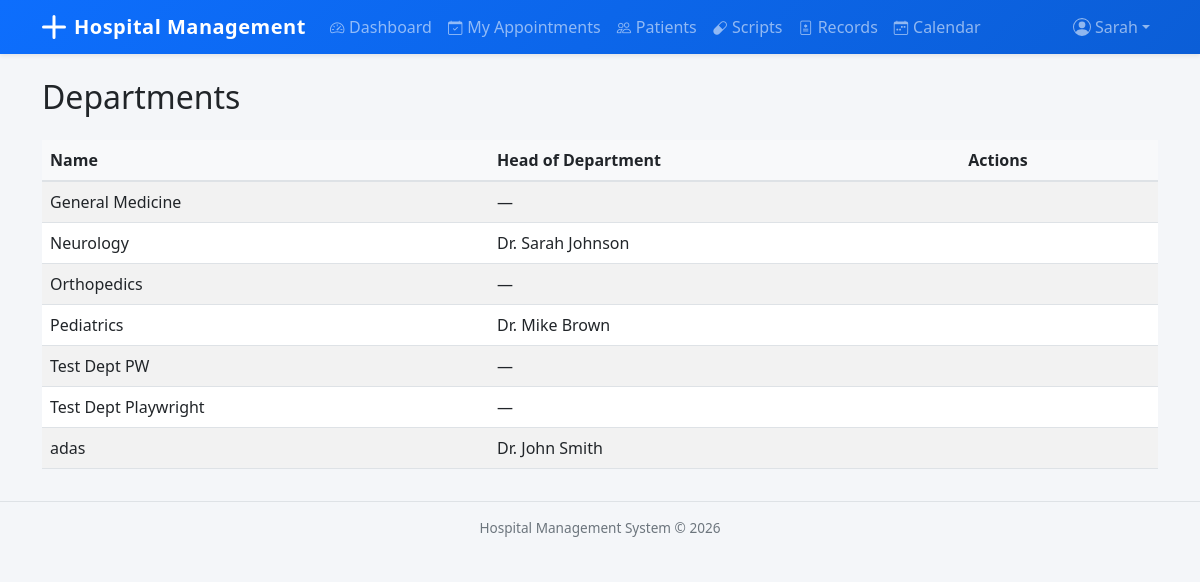
Page /departments/ (signed in) on the earlier database version.
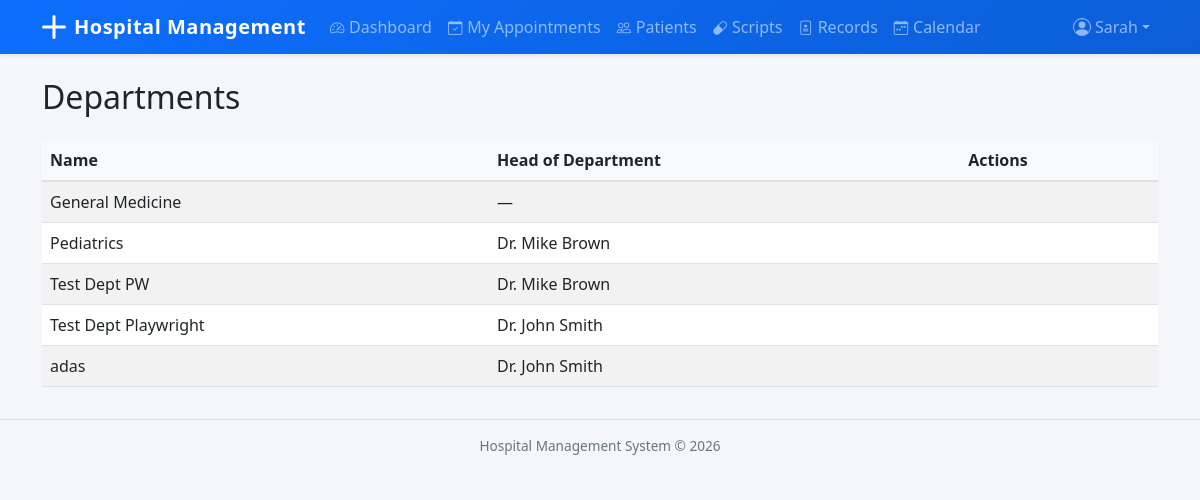
Same page on the later database version.
### departments/models.py (models this page shows, shortened)
class Department(models.Model):
    name = models.CharField(max_length=100, unique=True)
    description = models.TextField(blank=True)
    head_of_department = models.ForeignKey(
        'doctors.Doctor', on_delete=models.SET_NULL,
        null=True, blank=True, related_name='headed_departments'
    )
    class Meta:
        ordering = ['name']

### doctors/models.py (models this page shows)
class Doctor(models.Model):
    user = models.OneToOneField(settings.AUTH_USER_MODEL, on_delete=models.CASCADE)
    department = models.ForeignKey(
        'departments.Department', on_delete=models.SET_NULL,
        null=True, blank=True, related_name='doctors'
    )
    specialization = models.CharField(max_length=100)
    qualification = models.CharField(max_length=200)
    experience_years = models.PositiveIntegerField(default=0)
    consultation_fee = models.DecimalField(max_digits=10, decimal_places=2, default=0)
    available_days = models.CharField(
        max_length=100,
        help_text="Comma-separated days (e.g., Monday,Tuesday,Wednesday)"
    )
    available_time_start = models.TimeField(null=True, blank=True)
    available_time_end = models.TimeField(null=True, blank=True)
    is_active = models.BooleanField(default=True)
    class Meta:
        ordering = ['id']
    def __str__(self):
        return f"Dr. {self.user.get_full_name() or self.user.username}"

### accounts/models.py (models this page shows, shortened)
class User(AbstractUser):
    class Role(models.TextChoices):
        ADMIN = 'Admin', 'Admin'
        DOCTOR = 'Doctor', 'Doctor'
        RECEPTIONIST = 'Receptionist', 'Receptionist'
    role = models.CharField(max_length=20, choices=Role.choices, default=Role.RECEPTIONIST)
    phone_number = models.CharField(max_length=15, blank=True)

### departments/views.py (the view)
# urls.py: path('', views.DepartmentListView.as_view(), name='department_list'),
class DepartmentListView(LoginRequiredMixin, ListView):
    model = Department
    template_name = 'departments/department_list.html'
    context_object_name = 'departments'
    paginate_by = 20

### templates/departments/department_list.html (shortened to what this page needs)
{% extends 'base.html' %}
{% block content %}
<div class="d-flex justify-content-between align-items-center">
    <h2>Departments</h2>
</div>
<table class="table table-striped mt-3">
    <thead><tr><th>Name</th><th>Head of Department</th><th>Actions</th></tr></thead>
    <tbody>
    {% for dept in departments %}
    <tr>
        <td>{{ dept.name }}</td>
        <td>{{ dept.head_of_department|default:"—" }}</td>
        <td>
        </td>
    </tr>
    {% empty %}
    <tr><td colspan="3" class="text-muted">No departments yet.</td></tr>
    {% endfor %}
    </tbody>
</table>
{% endblock %}

Differences in the rows shown:
removed Department: name "Neurology", head_of_department "Dr. Sarah Johnson"
removed Department: name "Orthopedics", head_of_department "—"
changed Department "Test Dept PW": head_of_department "—" → "Dr. Mike Brown"
changed Department "Test Dept Playwright": head_of_department "—" → "Dr. John Smith"
